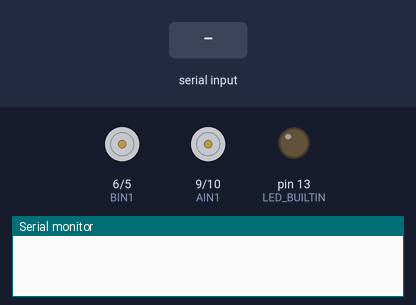
Recording of a sketch running on a simulated Arduino Uno, built with avr-gcc and run on an emulated ATmega328P. Parts: motor-driver pin pairs drawn as motors (green arrow = first pin HIGH = forward, orange = second pin HIGH = backward, longer = more drive), output pins drawn as LEDs (lit = HIGH), the last lines printed to the serial monitor. Inputs (shaded band) come from the test bench.

Above: at 1.2 s.
1.3 s: "F" received over the second serial link
At 2.5 s:
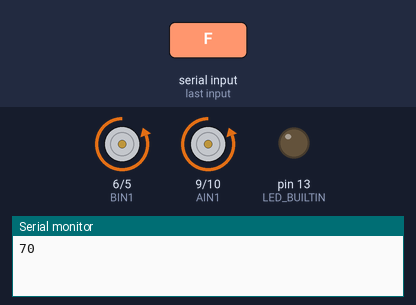
2.8 s: "B" received over the second serial link
At 3.7 s:
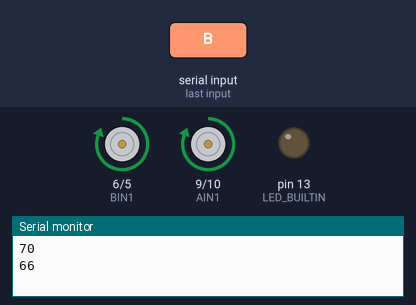
4.3 s: "L" received over the second serial link
At 4.9 s:
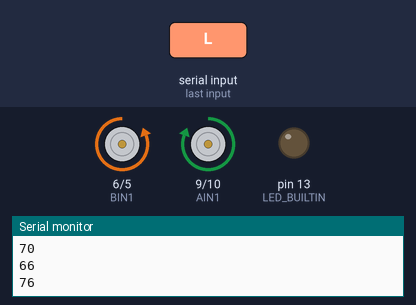
5.8 s: "R" received over the second serial link
At 7.0 s:
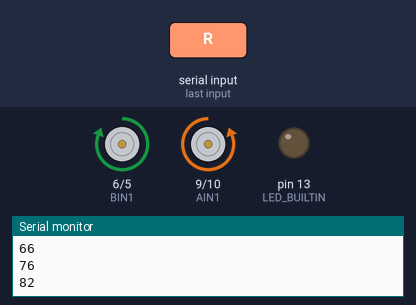
7.3 s: "X" received over the second serial link
At 8.4 s:
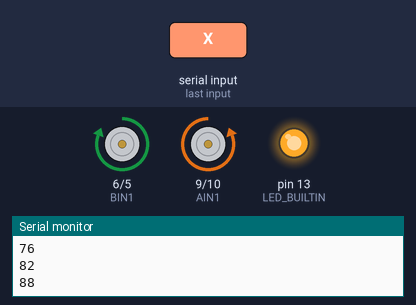
8.8 s: "S" received over the second serial link
At 9.5 s:
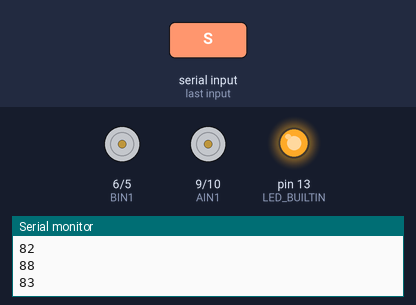
Timing chart, 0 to 11.3 s (numbered marks = the images above; inputs shaded):
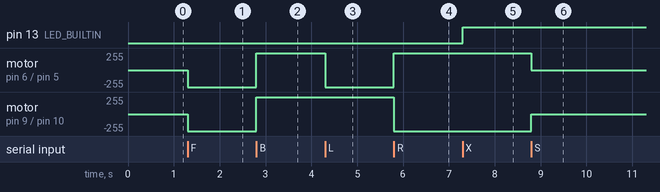

The sketch:

car_project.ino
```cpp
#include <SoftwareSerial.h>

const int BIN2 = 5;
const int BIN1 = 6;
const int AIN1 = 9;
const int AIN2 = 10;
const int SENSOR_LEFT = 12;
const int SENSOR_RIGHT = 11;

int carSpeed = 255;

bool lineStatus = false;

SoftwareSerial bt(2, 3);

void forward();
void stp();
void left();
void right();

void setup() {
  pinMode(BIN2, OUTPUT);
  pinMode(BIN1, OUTPUT);
  pinMode(AIN1, OUTPUT);
  pinMode(AIN2, OUTPUT);
  pinMode(LED_BUILTIN, OUTPUT);
  pinMode(SENSOR_LEFT, INPUT);
  pinMode(SENSOR_RIGHT, INPUT);
  bt.begin(9600);
  Serial.begin(9600);

}

void loop() {
    if (bt.available()) {
      int value = bt.read();
      Serial.println(String(value));
      if (value == 70) {
        forward();
      }
      if (value == 83) {
        stp();
      }
      if (value == 66) {
        backward();
      }
      if (value == 76) {
        left();
      }
      if (value == 82) {
        right();
      }
      if (value == 88) {
        digitalWrite(LED_BUILTIN, HIGH);
      }
      if (value == 120) {
        digitalWrite(LED_BUILTIN, LOW);
      }
      if (value == 119) {
        lineStatus = false;
      }
if (value == 87) {
  lineStatus = true;
}
    }


 if (lineStatus) {
   if (digitalRead(SENSOR_RIGHT) == HIGH && digitalRead(SENSOR_LEFT) == HIGH) {
    forward();
    Serial.println(1);

  }
  if (digitalRead(SENSOR_LEFT) == HIGH) {
    left();
    Serial.println(2);
  }
  if (digitalRead(SENSOR_RIGHT) == HIGH) {

    right();
    Serial.println(3);
  }
  if (digitalRead(SENSOR_RIGHT) == LOW && digitalRead(SENSOR_LEFT) == LOW) {
    forward();
    Serial.println(4);
  }
 }


//  digitalWrite(BIN2, LOW);
//  analogWrite(BIN1, carSpeed);
//  analogWrite(AIN1, carSpeed);
//  digitalWrite(AIN2, LOW);

 // Serial.print("Left: " + String(digitalRead(SENSOR_LEFT)));
 // Serial.println(", Right: " + String(digitalRead(SENSOR_RIGHT)));
}

void forward() {
  analogWrite(BIN2, carSpeed);
  digitalWrite(BIN1, LOW);
  digitalWrite(AIN1, LOW);
  analogWrite(AIN2, carSpeed);
}


void backward() {

  digitalWrite(5, LOW);
  analogWrite(6, carSpeed);
  analogWrite(9, carSpeed);
  digitalWrite(10, LOW);
}
void stp() {
  digitalWrite(BIN2, LOW);
  digitalWrite(BIN1, LOW);
  digitalWrite(AIN1, LOW);
  digitalWrite(AIN2, LOW);
}

void right() {
  digitalWrite(BIN2, LOW);
  analogWrite(BIN1, carSpeed);
  digitalWrite(AIN1, LOW);
  analogWrite(AIN2, carSpeed);
}

void left() {
  analogWrite(BIN2, carSpeed);
  digitalWrite(BIN1, LOW);
  analogWrite(AIN1, carSpeed);
  digitalWrite(AIN2, LOW);
}
```

Measured:
- after the input at 1.3 s, motor on pin 6 (BIN1) / pin 5 (BIN2), motor on pin 9 (AIN1) / pin 10 (AIN2): stopped → backward 255/255 at once
- after the input at 2.8 s, motor on pin 6 (BIN1) / pin 5 (BIN2), motor on pin 9 (AIN1) / pin 10 (AIN2): backward 255/255 → forward 255/255 at once
- after the input at 4.3 s, motor on pin 6 (BIN1) / pin 5 (BIN2): forward 255/255 → backward 255/255 at once
- after the input at 5.8 s, motor on pin 6 (BIN1) / pin 5 (BIN2): backward 255/255 → forward 255/255 at once; motor on pin 9 (AIN1) / pin 10 (AIN2): forward 255/255 → backward 255/255 at once
- after the input at 7.3 s, pin 13 (LED_BUILTIN): LOW → HIGH at once
- after the input at 8.8 s, motor on pin 6 (BIN1) / pin 5 (BIN2): forward 255/255 → stopped at once; motor on pin 9 (AIN1) / pin 10 (AIN2): backward 255/255 → stopped at once
